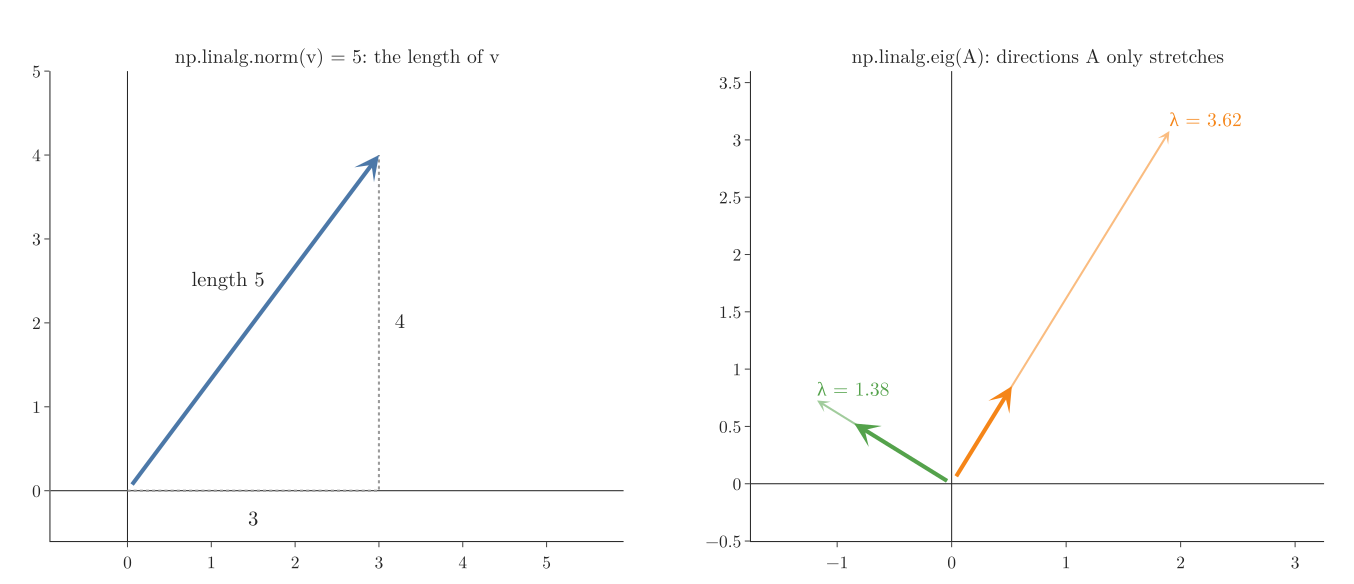

This chart was generated by the following Python code:
"""What the np.linalg lines of section 4.8 compute, drawn: the length of v = (3, 4) is 5, and the eigenvectors of
A = [[2, 1], [1, 3]] are the two directions that A only stretches (by its eigenvalues 1.38 and 3.62)."""
from pathlib import Path
import numpy as np
import plotly.graph_objects as go
from plotly.subplots import make_subplots

here = Path(__file__).parent
v = np.array([3, 4]); A = np.array([[2, 1], [1, 3]])
w, V = np.linalg.eigh(A)            # A is symmetric, so eigh gives real eigenvalues
order = np.argsort(w); w, V = w[order], V[:, order]
assert np.linalg.norm(v) == 5 and np.allclose(A @ V, V * w) and list(np.round(w, 2)) == [1.38, 3.62]
fig = make_subplots(rows=1, cols=2, horizontal_spacing=0.1, subplot_titles=[
    "np.linalg.norm(v) = 5: the length of v", "np.linalg.eig(A): directions A only stretches"])
fig.add_annotation(x=3, y=4, ax=0, ay=0, xref="x", yref="y", axref="x", ayref="y", arrowhead=3, arrowwidth=4,
                   arrowcolor="#4C78A8", showarrow=True)
fig.add_scatter(x=[0, 3, 3], y=[0, 0, 4], mode="lines", line=dict(color="#9a9a9a", dash="dot"), row=1, col=1)
fig.add_scatter(x=[1.2, 3.25, 1.5], y=[2.5, 2, -0.35], mode="text", text=["length 5", "4", "3"], textfont=dict(size=20),
                row=1, col=1)
for k, c in ((0, "#54A24B"), (1, "#F58518")):
    e = V[:, k] * np.sign(V[1, k])
    for vec, dash, lab in ((e, None, f"eigenvector {k + 1}"), (A @ e, None, f"A × eigenvector = {w[k]:.2f} ×")):
        fig.add_annotation(x=vec[0], y=vec[1], ax=0, ay=0, xref="x2", yref="y2", axref="x2", ayref="y2", arrowhead=3,
                           arrowwidth=4 if lab.startswith("eig") else 2, arrowcolor=c, opacity=1 if lab.startswith("eig") else 0.55,
                           showarrow=True)
    fig.add_scatter(x=[(A @ e)[0]], y=[(A @ e)[1]], mode="text", text=[f"λ = {w[k]:.2f}"], textposition="top right",
                    textfont=dict(size=19, color=c), row=1, col=2)
fig.update_xaxes(range=[-0.5, 5.5], zeroline=True, row=1, col=1)
fig.update_yaxes(range=[-0.6, 5], zeroline=True, scaleanchor="x", row=1, col=1)
fig.update_xaxes(range=[-1.5, 3], zeroline=True, row=1, col=2)
fig.update_yaxes(range=[-0.5, 3.6], zeroline=True, scaleanchor="x2", row=1, col=2)
for a in fig.layout.annotations[:2]:
    a.font.size = 19
fig.update_layout(template="simple_white", width=1300, height=560, showlegend=False,
                  font=dict(family="Latin Modern Roman", size=17), margin=dict(l=40, r=20, t=60, b=40))
fig.write_image(here / "numpy_outputs.png", scale=2)
fig.write_image(here / "numpy_outputs.pdf")
